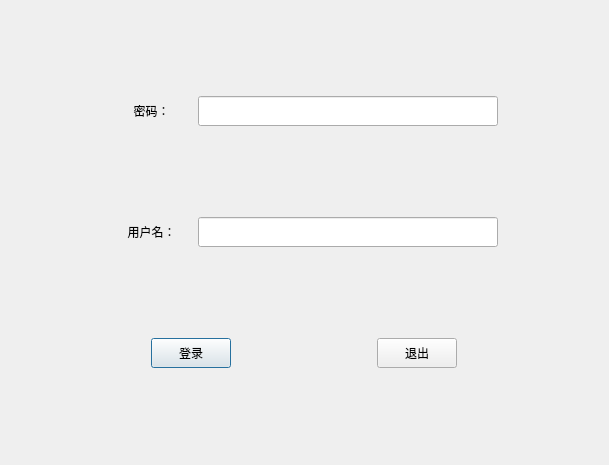
<?xml version="1.0" encoding="UTF-8"?>
<ui version="4.0">
 <class>Login_dialog</class>
 <widget class="QDialog" name="Login_dialog">
  <property name="geometry">
   <rect>
    <x>0</x>
    <y>0</y>
    <width>609</width>
    <height>465</height>
   </rect>
  </property>
  <property name="windowTitle">
   <string>Dialog</string>
  </property>
  <layout class="QVBoxLayout" name="verticalLayout_3">
   <item>
    <layout class="QHBoxLayout" name="horizontalLayout_2">
     <property name="leftMargin">
      <number>100</number>
     </property>
     <property name="rightMargin">
      <number>100</number>
     </property>
     <item>
      <widget class="QLabel" name="label_2">
       <property name="sizePolicy">
        <sizepolicy hsizetype="Fixed" vsizetype="Fixed">
         <horstretch>0</horstretch>
         <verstretch>0</verstretch>
        </sizepolicy>
       </property>
       <property name="minimumSize">
        <size>
         <width>80</width>
         <height>30</height>
        </size>
       </property>
       <property name="maximumSize">
        <size>
         <width>100</width>
         <height>30</height>
        </size>
       </property>
       <property name="text">
        <string>密码：</string>
       </property>
       <property name="alignment">
        <set>Qt::AlignCenter</set>
       </property>
      </widget>
     </item>
     <item>
      <widget class="QLineEdit" name="usrEditLine">
       <property name="sizePolicy">
        <sizepolicy hsizetype="Fixed" vsizetype="Fixed">
         <horstretch>0</horstretch>
         <verstretch>0</verstretch>
        </sizepolicy>
       </property>
       <property name="minimumSize">
        <size>
         <width>300</width>
         <height>30</height>
        </size>
       </property>
       <property name="maximumSize">
        <size>
         <width>300</width>
         <height>30</height>
        </size>
       </property>
       <property name="alignment">
        <set>Qt::AlignJustify|Qt::AlignVCenter</set>
       </property>
      </widget>
     </item>
    </layout>
   </item>
   <item>
    <layout class="QVBoxLayout" name="verticalLayout">
     <item>
      <layout class="QHBoxLayout" name="horizontalLayout">
       <property name="leftMargin">
        <number>100</number>
       </property>
       <property name="rightMargin">
        <number>100</number>
       </property>
       <item>
        <widget class="QLabel" name="label">
         <property name="sizePolicy">
          <sizepolicy hsizetype="Fixed" vsizetype="Fixed">
           <horstretch>0</horstretch>
           <verstretch>0</verstretch>
          </sizepolicy>
         </property>
         <property name="minimumSize">
          <size>
           <width>80</width>
           <height>30</height>
          </size>
         </property>
         <property name="maximumSize">
          <size>
           <width>100</width>
           <height>30</height>
          </size>
         </property>
         <property name="text">
          <string>用户名：</string>
         </property>
         <property name="alignment">
          <set>Qt::AlignCenter</set>
         </property>
        </widget>
       </item>
       <item>
        <widget class="QLineEdit" name="pswEditLine">
         <property name="sizePolicy">
          <sizepolicy hsizetype="Fixed" vsizetype="Fixed">
           <horstretch>0</horstretch>
           <verstretch>0</verstretch>
          </sizepolicy>
         </property>
         <property name="minimumSize">
          <size>
           <width>300</width>
           <height>30</height>
          </size>
         </property>
         <property name="maximumSize">
          <size>
           <width>300</width>
           <height>30</height>
          </size>
         </property>
        </widget>
       </item>
      </layout>
     </item>
    </layout>
   </item>
   <item>
    <layout class="QHBoxLayout" name="horizontalLayout_3">
     <item>
      <widget class="QPushButton" name="pushButton1">
       <property name="sizePolicy">
        <sizepolicy hsizetype="Fixed" vsizetype="Fixed">
         <horstretch>0</horstretch>
         <verstretch>0</verstretch>
        </sizepolicy>
       </property>
       <property name="minimumSize">
        <size>
         <width>50</width>
         <height>30</height>
        </size>
       </property>
       <property name="maximumSize">
        <size>
         <width>80</width>
         <height>30</height>
        </size>
       </property>
       <property name="text">
        <string>登录</string>
       </property>
      </widget>
     </item>
     <item>
      <widget class="QPushButton" name="pushButton_2">
       <property name="sizePolicy">
        <sizepolicy hsizetype="Fixed" vsizetype="Fixed">
         <horstretch>0</horstretch>
         <verstretch>0</verstretch>
        </sizepolicy>
       </property>
       <property name="minimumSize">
        <size>
         <width>50</width>
         <height>30</height>
        </size>
       </property>
       <property name="maximumSize">
        <size>
         <width>80</width>
         <height>30</height>
        </size>
       </property>
       <property name="text">
        <string>退出</string>
       </property>
      </widget>
     </item>
    </layout>
   </item>
  </layout>
 </widget>
 <resources/>
 <connections/>
</ui>
